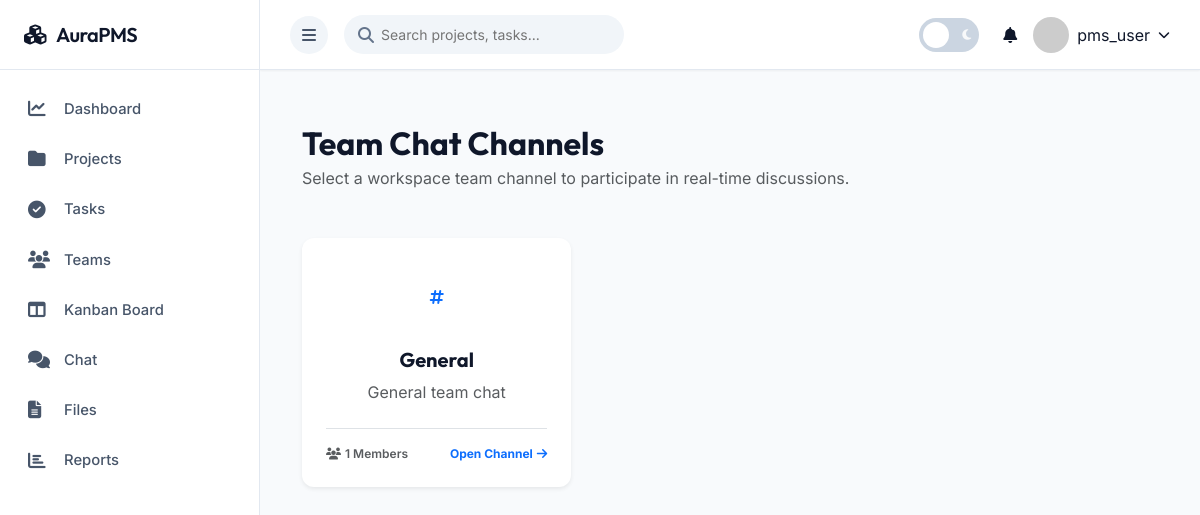
The app's page /chat/ (signed in) with its own data.
### apps/accounts/models.py (models this page shows, shortened)
class User(AbstractUser):
    ROLE_CHOICES = [
        ('SUPER_ADMIN', 'Super Admin'),
        ('PROJECT_MANAGER', 'Project Manager'),
        ('EMPLOYEE', 'Employee'),
    ]
    role = models.CharField(max_length=20, choices=ROLE_CHOICES, default='EMPLOYEE')
    phone = models.CharField(max_length=15, blank=True)
    profile_picture = models.ImageField(upload_to='profiles/', null=True, blank=True)
    department = models.CharField(max_length=100, blank=True)
    designation = models.CharField(max_length=100, blank=True)
    date_joined = models.DateTimeField(auto_now_add=True)
    is_active = models.BooleanField(default=True)
    last_login_ip = models.GenericIPAddressField(null=True, blank=True)
    class Meta:
        db_table = 'users'

### apps/teams/models.py (models this page shows, shortened)
class Team(models.Model):
    name = models.CharField(max_length=100)
    description = models.TextField(blank=True)
    team_lead = models.ForeignKey(User, on_delete=models.CASCADE, related_name='led_teams')
    members = models.ManyToManyField(User, related_name='teams', blank=True)
    created_at = models.DateTimeField(auto_now_add=True)
    updated_at = models.DateTimeField(auto_now=True)
    class Meta:
        ordering = ['name']

### apps/chat/views.py (the view)
# urls.py: path('', views.chat_index, name='chat_index'),  # Team selection
@login_required
def chat_index(request):
    teams = Team.objects.filter(members=request.user)
    return render(request, 'chat/chat_index.html', {'teams': teams})

### apps/accounts/context_processors.py (called while the page is built)
def user_teams(request):
    if request.user.is_authenticated:
        teams = Team.objects.filter(members=request.user)
        return {'user_teams': teams}
    return {'user_teams': []}

### templates/chat/chat_index.html (shortened to what this page needs)
{% extends 'base.html' %}
{% load static %}
{% block content %}
<div class="container-fluid py-4">
    <div class="mb-4">
        <h2 class="fw-bold mb-1" style="font-family: 'Outfit', sans-serif;">Team Chat Channels</h2>
        <p class="text-muted font-14 mb-0">Select a workspace team channel to participate in real-time discussions.</p>
    </div>
    <div class="row g-4 mt-2">
        {% for team in teams %}
            <div class="col-lg-4 col-md-6 col-sm-12">
                <a href="{% url 'chat_room' team_id=team.id %}" class="text-decoration-none h-100 d-block">
                    <div class="card h-100 border-0 shadow-sm card-premium" style="transition: transform 0.2s ease, box-shadow 0.2s ease;">
                        <div class="card-body p-4 text-center d-flex flex-column align-items-center">
                            <div class="rounded-circle bg-primary-light d-flex align-items-center justify-content-center text-primary mb-3" style="width: 70px; height: 70px;">
                                <i class="fas fa-hashtag font-30"></i>
                            </div>
                            <h5 class="fw-bold text-dark-mode-light mb-2" style="font-family: 'Outfit', sans-serif;">{{ team.name }}</h5>
                            <p class="text-muted font-13 mb-4 text-truncate-2" style="max-height: 40px; overflow: hidden;">
                                {{ team.description|default:"Collaborative discussion channel for team members." }}
                            </p>
                            <div class="mt-auto w-100 pt-3 border-top border-color d-flex justify-content-between align-items-center">
                                <span class="font-12 text-muted fw-semibold">
                                    <i class="fas fa-users me-1"></i>{{ team.members.count }} Members
                                </span>
                                <span class="text-primary font-12 fw-bold d-inline-flex align-items-center gap-1">
                                    Open Channel <i class="fas fa-arrow-right font-10"></i>
                                </span>
                            </div>
                        </div>
                    </div>
                </a>
            </div>
        {% endfor %}
    </div>
</div>
{% endblock %}

### templates/base.html (shortened to what this page needs)
<!DOCTYPE html>
<html lang="en">
<head>
    <link href="https://cdn.jsdelivr.net/npm/bootstrap@5.3.0/dist/css/bootstrap.min.css" rel="stylesheet">
    <link rel="stylesheet" href="https://cdnjs.cloudflare.com/ajax/libs/font-awesome/6.4.0/css/all.min.css">
    <link href='https://cdn.jsdelivr.net/npm/fullcalendar@5.11.3/main.min.css' rel='stylesheet' />
    {% load static %}
    <link rel="stylesheet" href="{% static 'css/style.css' %}">
</head>
<body>
    <div class="sidebar">
        <div class="sidebar-header">
            <h3><i class="fas fa-cubes text-indigo-500"></i> <span>AuraPMS</span></h3>
        </div>
        <div class="sidebar-menu">
            <a href="{% url 'dashboard' %}" class="menu-item">
                <i class="fas fa-chart-line"></i> <span>Dashboard</span>
            </a>
            <a href="{% url 'project_list' %}" class="menu-item">
                <i class="fas fa-folder"></i> <span>Projects</span>
            </a>
            <a href="{% url 'task_list' %}" class="menu-item">
                <i class="fas fa-check-circle"></i> <span>Tasks</span>
            </a>
            <a href="{% url 'team_list' %}" class="menu-item">
                <i class="fas fa-users"></i> <span>Teams</span>
            </a>
            <a href="{% url 'kanban_board' %}" class="menu-item">
                <i class="fas fa-columns"></i> <span>Kanban Board</span>
            </a>
            <a href="{% url 'chat_room' team_id=1 %}" class="menu-item">
                <i class="fas fa-comments"></i> <span>Chat</span>
            </a>
            <a href="{% url 'file_list' %}" class="menu-item">
                <i class="fas fa-file-alt"></i> <span>Files</span>
            </a>
            <a href="{% url 'reports_dashboard' %}" class="menu-item">
                <i class="fas fa-chart-bar"></i> <span>Reports</span>
            </a>
        </div>
    </div>
    <div class="main-content">
        <nav class="navbar">
            <div class="d-flex align-items-center gap-3">
                <button class="btn btn-icon" id="sidebarToggle">
                    <i class="fas fa-bars"></i>
                </button>
                <div class="nav-search">
                    <i class="fas fa-search"></i>
                    <input type="text" placeholder="Search projects, tasks...">
                </div>
            </div>
            <div class="nav-icons align-items-center">
                <div class="theme-switch-wrapper me-2">
                    <label class="theme-switch" for="darkModeToggle">
                        <div class="slider round">
                            <i class="fas fa-sun text-warning font-12"></i>
                            <i class="fas fa-moon text-light font-12"></i>
                        </div>
                    </label>
                </div>
                <div class="notification-dropdown position-relative dropdown" id="notificationDropdownBtn">
                    <div data-bs-toggle="dropdown" class="cursor-pointer">
                        <i class="fas fa-bell"></i>
                        <span class="badge" id="notificationCount">0</span>
                    </div>
                </div>
                <div class="user-dropdown dropdown">
                    <div class="d-flex align-items-center gap-2 cursor-pointer" id="userMenuBtn" data-bs-toggle="dropdown">
                        {% if request.user.profile_picture %}
                            <img src="{{ request.user.profile_picture.url }}" alt="User">
                        {% else %}
                            <img src="https://via.placeholder.com/40" alt="User">
                        {% endif %}
                        <span class="d-none d-md-inline">{{ request.user.username }}</span>
                        <i class="fas fa-chevron-down font-12"></i>
                    </div>
                </div>
            </div>
        </nav>
        <div class="content">
            {% block content %}{% endblock %}
        </div>
    </div>
</body>
</html>

### records on screen
User: user.username "pms_user"
Team: name "General", description "General team chat", members.count "1"
